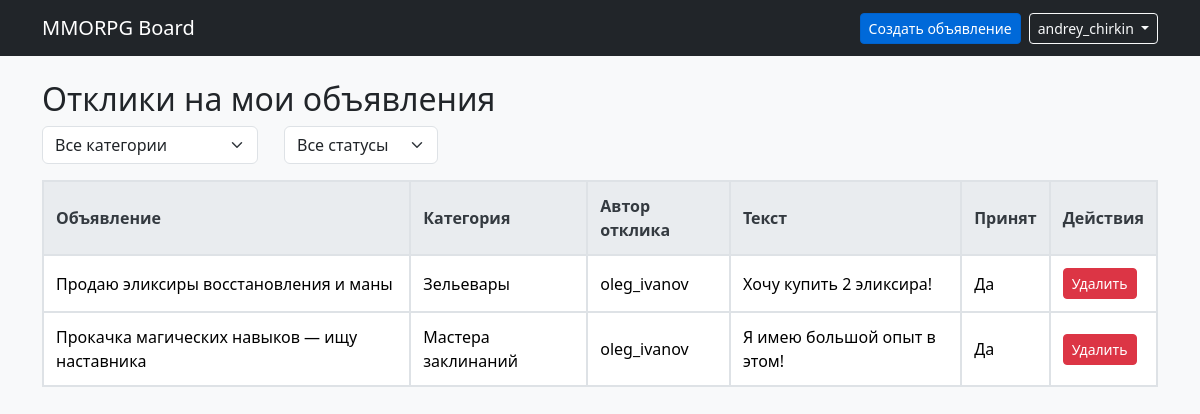
Screenshot of /my_replies/ (signed in) with the database file from the repository.
### board/models.py (models this page shows, shortened)
class Reply(models.Model):
    post = models.ForeignKey(Post, on_delete=models.CASCADE, related_name='replies')
    author = models.ForeignKey(User, on_delete=models.CASCADE)
    content = models.TextField(verbose_name="Текст отклика")
    created_at = models.DateTimeField(auto_now_add=True)
    accepted = models.BooleanField(default=False, verbose_name="Принят")

class Post(models.Model):
    author = models.ForeignKey(User, on_delete=models.CASCADE)
    category = models.ForeignKey(Category, on_delete=models.PROTECT)
    title = models.CharField(max_length=200)
    content = RichTextUploadingField()  # Используем CKEditor с загрузкой
    created_at = models.DateTimeField(auto_now_add=True)

class Category(models.Model):
    name = models.CharField(max_length=50, unique=True)
    def __str__(self):
        return self.name

### board/views.py (the view)
# urls.py: path('my_replies/', my_replies_view, name='my_replies'),
@login_required
def my_replies_view(request):
    user_posts = Post.objects.filter(author=request.user)
    replies = Reply.objects.filter(post__author=request.user)
    category = request.GET.get('category')
    status = request.GET.get('status')  # Новый параметр статуса
    if category:
        replies = replies.filter(post__category__name=category)
    if status == 'accepted':
        replies = replies.filter(accepted=True)
    elif status == 'not_accepted':
        replies = replies.filter(accepted=False)
    categories = Category.objects.filter(
        Q(post__in=user_posts) & Q(post__replies__isnull=False)
    ).distinct()
    return render(request, 'board/my_replies.html', {
        'replies': replies,
        'categories': categories,
        'user_posts': user_posts,
    })

### board/templates/board/my_replies.html (shortened to what this page needs)
{% extends "base.html" %}
{% block content %}
<h2>Отклики на мои объявления</h2>
<form method="get" class="d-flex gap-3 mb-3 align-items-center">
    <select name="category" id="category" onchange="this.form.submit()" class="form-select w-auto">
        <option value="">Все категории</option>
    </select>
    <select name="status" id="status" onchange="this.form.submit()" class="form-select w-auto">
        <option value="">Все статусы</option>
    </select>
</form>
<table class="table table-hover mt-3">
    <tr>
        <th>Объявление</th>
        <th>Категория</th>
        <th>Автор отклика</th>
        <th>Текст</th>
        <th>Принят</th>
        <th>Действия</th>
    </tr>
    {% for reply in replies %}
    <tr>
        <td>{{ reply.post.title }}</td>
        <td>{{ reply.post.category }}</td>
        <td>{{ reply.author.username }}</td>
        <td>{{ reply.content }}</td>
        <td>{{ reply.accepted|yesno:"Да,Нет" }}</td>
        <td>
            <button type="button" class="btn btn-danger btn-sm" data-bs-toggle="modal" data-bs-target="#deleteModal" data-reply-id="{{ reply.id }}">
                Удалить
            </button>
        </td>
    </tr>
    {% endfor %}
</table>
{% endblock %}

### mmorpg_board/templates/base.html (shortened to what this page needs)
<!DOCTYPE html>
<html lang="ru">
<head>
    <link href="https://cdn.jsdelivr.net/npm/bootstrap@5.3.3/dist/css/bootstrap.min.css" rel="stylesheet">
    {% load static %}
    <link rel="stylesheet" href="{% static 'board/css/styles.css' %}">
</head>
<body class="bg-light">
    <nav class="navbar navbar-expand-lg navbar-dark bg-dark">
        <div class="container">
            <a class="navbar-brand" href="/">MMORPG Board</a>
            <div class="collapse navbar-collapse justify-content-end">
                <ul class="navbar-nav">
                    {% if user.is_authenticated %}
                        <li class="nav-item d-flex align-items-center">
                            <a href="{% url 'create_post' %}" class="btn btn-primary btn-sm me-2">Создать объявление</a>
                            <div class="dropdown">
                                <button class="btn btn-outline-light btn-sm dropdown-toggle" type="button" id="userDropdown" data-bs-toggle="dropdown" aria-expanded="false">
                                    {{ user.username }}
                                </button>
                            </div>
                        </li>
                    {% endif %}
                </ul>
            </div>
        </div>
    </nav>
    <div class="container mt-4">
        {% block content %}
        {% endblock %}
    </div>
</body>
</html>

### board/static/board/css/styles.css (style rules this page uses)
.btn-primary { background-color: #0069d9; border-color: #0062cc; }
form.d-flex select { min-width: 150px; margin-right: 10px; }
.table { border-collapse: collapse; width: 100%; }
.table th, .table td { border: 2px solid #dee2e6; padding: 0.75rem; text-align: left; vertical-align: middle; }
.table th { background-color: #e9ecef; font-weight: bold; color: #343a40; }
.table td { background-color: #ffffff; }
.table th, .table td { transition: background-color 0.2s ease; }

### rows the page displays
Reply: post "Продаю эликсиры восстановления и маны", post.category "Зельевары", author.username "oleg_ivanov", content "Хочу купить 2 эликсира!", accepted "Да"
Reply: post "Прокачка магических навыков — ищу наставника", post.category "Мастера заклинаний", author.username "oleg_ivanov", content "Я имею большой опыт в этом!", accepted "Да"

### other values shown
{{ user.username }} "andrey_chirkin"
